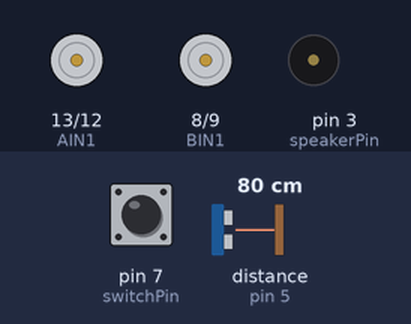
Simulated run of this sketch. Board: Arduino Uno, built with avr-gcc and run on an emulated ATmega328P. On the bench: motor-driver pin pairs drawn as motors (green arrow = first pin HIGH = forward, orange = second pin HIGH = backward, longer = more drive, scaled by the enable pin), buzzer (waves = sounding). Wiring (inferred from the names in the program): ultrasonic range finder: trigger pin 6; echo pin 5. Inputs (shaded band) come from the test bench; at power-on: pin 7 (switchPin) HIGH, distance to the obstacle (sensor on pin 5) 80 cm. The echo pulse lasts 58.3 µs per cm; what the sketch prints to the serial monitor is not drawn.

Above: at 1.2 s.
1.3 s: pin 7 (switchPin) pulled LOW for 0.15 s
At 1.75 s:
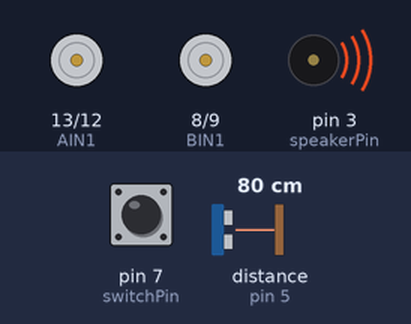
4.3 s: pin 7 (switchPin) pulled LOW for 3.2 s
At 8.8 s:
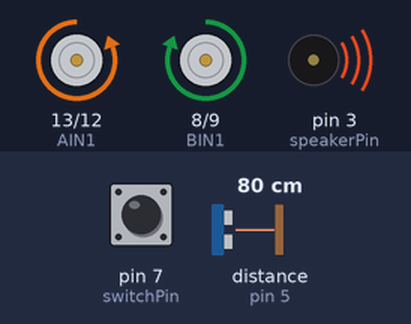
9.0 s: distance to the obstacle (sensor on pin 5) set to 4 cm
12.0 s: pin 7 (switchPin) pulled LOW for 1 s
At 34.4 s:
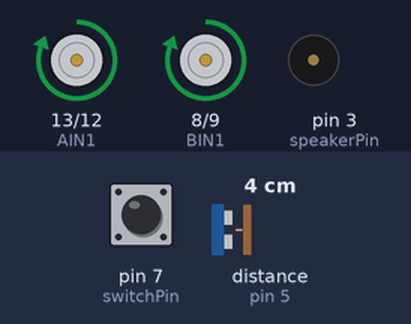
Timing chart, 0 to 56.9 s (numbered marks = the images above; inputs shaded):
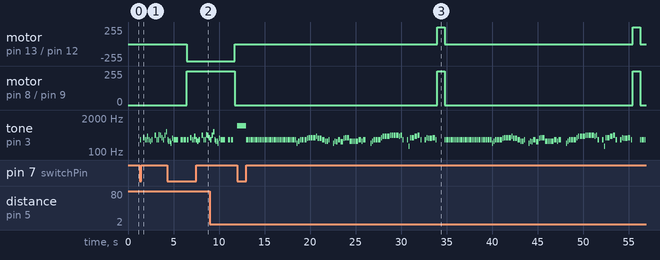

Measured:
- after the input at 1.3 s, tone on pin 3 (speakerPin): plays 294 Hz for 0.13 s, 349 Hz for 0.17 s, 294 Hz for 0.06 s, 294 Hz for 0.06 s, 392 Hz for 0.13 s, 294 Hz for 0.13 s … (17 notes in this stretch), starting at once
- after the input at 4.3 s, motor on pin 13 (AIN1) / pin 12 (AIN2): goes on until 6.5 s, then stays backward 255/255; motor on pin 8 (BIN1) / pin 9 (BIN2): goes on until 6.5 s, then stays forward 255/255
- after the input at 12.0 s, motor on pin 13 (AIN1) / pin 12 (AIN2), motor on pin 8 (BIN1) / pin 9 (BIN2): alternates forward 255/255 for 0.81 s and stopped for 20.7 s, starting after 22.0 s

The sketch:

Project2.ino
```cpp
#include "pitches.h" //add Equivalent frequency for musical note

#include "themes.h" //add Note vale and duration


//the right motor will be controlled by the motor A pins on the motor driver
const int AIN1 = 13;           //control pin 1 on the motor driver for the right motor
const int AIN2 = 12;            //control pin 2 on the motor driver for the right motor
const int PWMA = 11;            //speed control pin on the motor driver for the right motor

//the left motor will be controlled by the motor B pins on the motor driver
const int PWMB = 10;           //speed control pin on the motor driver for the left motor
const int BIN2 = 9;           //control pin 2 on the motor driver for the left motor
const int BIN1 = 8;           //control pin 1 on the motor driver for the left motor


//distance variables
const int trigPin = 6;
const int echoPin = 5;

int switchPin = 7;             //switch to turn the robot on and off
int speakerPin = 3;               //the pin that buzzer is connected to

float distance = 0;            //variable to store the distance measured by the distance sensor

//robot behaviour variables
int backupTime = 300;           //amount of time that the robot will back up when it senses an object
int turnTime = 200;             //amount that the robot will turn once it has backed up

/********************************************************************************/
void setup()
{
  pinMode(trigPin, OUTPUT);       //this pin will send ultrasonic pulses out from the distance sensor
  pinMode(echoPin, INPUT);        //this pin will sense when the pulses reflect back to the distance sensor

  pinMode(switchPin, INPUT_PULLUP);   //set this as a pullup to sense whether the switch is flipped


  //set the motor control pins as outputs
  pinMode(AIN1, OUTPUT);
  pinMode(AIN2, OUTPUT);
  pinMode(PWMA, OUTPUT);

  pinMode(BIN1, OUTPUT);
  pinMode(BIN2, OUTPUT);
  pinMode(PWMB, OUTPUT);

  Serial.begin(9600);                       //begin serial communication with the computer
  Serial.print("To infinity and beyond!");  //test the serial connection
}

/********************************************************************************/
void loop()
{
  //DETECT THE DISTANCE READ BY THE DISTANCE SENSOR
  distance = getDistance();

  Serial.print("Distance: ");
  Serial.print(distance);
  Serial.println(" in");              // print the units

  moving(distance);
}
void moving(float distance){

  if (digitalRead(switchPin) == LOW) { //if the on switch is flipped

    if (distance < 10) {              //if an object is detected
      //back up and turn
      Serial.print(" ");
      Serial.print("BACK!");
     tone(speakerPin, 1000, 500);
      //stop for a moment
      rightMotor(0);
      leftMotor(0);
      delay(200);
      Play_Pirates();
      //back up
      rightMotor(255);
      leftMotor(255);
      delay(backupTime);

      //turn away from obstacle
      rightMotor(255);
      leftMotor(255);
      delay(turnTime);

    } else {                        //if no obstacle is detected drive forward
      Serial.print(" ");
      Serial.print("Moving...");
      Play_CrazyFrog();

      rightMotor(-255);
      leftMotor(255);
    }
  } else {                        //if the switch is off then stop

    //stop the motors
    rightMotor(0);
    leftMotor(0);
  }

  delay(50);                      //wait 50 milliseconds between readings
}

/********************************************************************************/
void rightMotor(int motorSpeed)                       //function for driving the right motor
{
  if (motorSpeed > 0)                                 //if the motor should drive forward (positive speed)
  {
    digitalWrite(AIN1, HIGH);                         //set pin 1 to high
    digitalWrite(AIN2, LOW);                          //set pin 2 to low
  }
  else if (motorSpeed < 0)                            //if the motor should drive backward (negative speed)
  {
    digitalWrite(AIN1, LOW);                          //set pin 1 to low
    digitalWrite(AIN2, HIGH);                         //set pin 2 to high
  }
  else                                                //if the motor should stop
  {
    digitalWrite(AIN1, LOW);                          //set pin 1 to low
    digitalWrite(AIN2, LOW);                          //set pin 2 to low
  }
  analogWrite(PWMA, abs(motorSpeed));                 //now that the motor direction is set, drive it at the entered speed
}

/********************************************************************************/
void leftMotor(int motorSpeed)                        //function for driving the left motor
{
  if (motorSpeed > 0)                                 //if the motor should drive forward (positive speed)
  {
    digitalWrite(BIN1, HIGH);                         //set pin 1 to high
    digitalWrite(BIN2, LOW);                          //set pin 2 to low
  }
  else if (motorSpeed < 0)                            //if the motor should drive backward (negative speed)
  {
    digitalWrite(BIN1, LOW);                          //set pin 1 to low
    digitalWrite(BIN2, HIGH);                         //set pin 2 to high
  }
  else                                                //if the motor should stop
  {
    digitalWrite(BIN1, LOW);                          //set pin 1 to low
    digitalWrite(BIN2, LOW);                          //set pin 2 to low
  }
  analogWrite(PWMB, abs(motorSpeed));                 //now that the motor direction is set, drive it at the entered speed
}

/********************************************************************************/
//RETURNS THE DISTANCE MEASURED BY THE HC-SR04 DISTANCE SENSOR
float getDistance()
{
  float echoTime;                   //variable to store the time it takes for a ping to bounce off an object
  float calculatedDistance;         //variable to store the distance calculated from the echo time

  //send out an ultrasonic pulse that's 10ms long
  digitalWrite(trigPin, HIGH);
  delayMicroseconds(10);
  digitalWrite(trigPin, LOW);

  echoTime = pulseIn(echoPin, HIGH);      //use the pulsein command to see how long it takes for the
                                          //pulse to bounce back to the sensor

  calculatedDistance = echoTime / 148.0;  //calculate the distance of the object that reflected the pulse (half the bounce time multiplied by the speed of sound)

  return calculatedDistance;              //send back the distance that was calculated
}
void Play_CrazyFrog()

{

  for (int thisNote = 0; thisNote < (sizeof(CrazyFrog_note)/sizeof(int)); thisNote++) {


    int noteDuration = 1000 / CrazyFrog_duration[thisNote]; //convert duration to time delay

    tone(3, CrazyFrog_note[thisNote], noteDuration);


    int pauseBetweenNotes = noteDuration * 1.30;//Here 1.30 is tempo, decrease to play it faster

    delay(pauseBetweenNotes);

    noTone(3); //stop music on pin 8

    }

}
void Play_Pirates()

{

  for (int thisNote = 0; thisNote < (sizeof(Pirates_note)/sizeof(int)); thisNote++) {


    int noteDuration = 1000 / Pirates_duration[thisNote];//convert duration to time delay

    tone(3, Pirates_note[thisNote], noteDuration);
    moving(distance);

    int pauseBetweenNotes = noteDuration * 1.05; //Here 1.05 is tempo, increase to play it slower

    delay(pauseBetweenNotes);

    noTone(3); //stop music on pin 8

    }

}
```

pitches.h
```cpp
#define NOTE_B0  31
#define NOTE_C1  33
#define NOTE_CS1 35
#define NOTE_D1  37
#define NOTE_DS1 39
#define NOTE_E1  41
#define NOTE_F1  44
#define NOTE_FS1 46
#define NOTE_G1  49
#define NOTE_GS1 52
#define NOTE_A1  55
#define NOTE_AS1 58
#define NOTE_B1  62
#define NOTE_C2  65
#define NOTE_CS2 69
#define NOTE_D2  73
#define NOTE_DS2 78
#define NOTE_E2  82
#define NOTE_F2  87
#define NOTE_FS2 93
#define NOTE_G2  98
#define NOTE_GS2 104
#define NOTE_A2  110
#define NOTE_AS2 117
#define NOTE_B2  123
#define NOTE_C3  131
#define NOTE_CS3 139
#define NOTE_D3  147
#define NOTE_DS3 156
#define NOTE_E3  165
#define NOTE_F3  175
#define NOTE_FS3 185
#define NOTE_G3  196
#define NOTE_GS3 208
#define NOTE_A3  220
#define NOTE_AS3 233
#define NOTE_B3  247
#define NOTE_C4  262
#define NOTE_CS4 277
#define NOTE_D4  294
#define NOTE_DS4 311
#define NOTE_E4  330
#define NOTE_F4  349
#define NOTE_FS4 370
#define NOTE_G4  392
#define NOTE_GS4 415
#define NOTE_A4  440
#define NOTE_AS4 466
#define NOTE_B4  494
#define NOTE_C5  523
#define NOTE_CS5 554
#define NOTE_D5  587
#define NOTE_DS5 622
#define NOTE_E5  659
#define NOTE_F5  698
#define NOTE_FS5 740
#define NOTE_G5  784
#define NOTE_GS5 831
#define NOTE_A5  880
#define NOTE_AS5 932
#define NOTE_B5  988
#define NOTE_C6  1047
#define NOTE_CS6 1109
#define NOTE_D6  1175
#define NOTE_DS6 1245
#define NOTE_E6  1319
#define NOTE_F6  1397
#define NOTE_FS6 1480
#define NOTE_G6  1568
#define NOTE_GS6 1661
#define NOTE_A6  1760
#define NOTE_AS6 1865
#define NOTE_B6  1976
#define NOTE_C7  2093
#define NOTE_CS7 2217
#define NOTE_D7  2349
#define NOTE_DS7 2489
#define NOTE_E7  2637
#define NOTE_F7  2794
#define NOTE_FS7 2960
#define NOTE_G7  3136
#define NOTE_GS7 3322
#define NOTE_A7  3520
#define NOTE_AS7 3729
#define NOTE_B7  3951
#define NOTE_C8  4186
#define NOTE_CS8 4435
#define NOTE_D8  4699
#define NOTE_DS8 4978
```

themes.h
```cpp
///*
// * The themes given below were converted from the piano sheet music
// * Code by : B.Aswinth Raj
// * Dated: 15-06-2017
// * Website: CircuitDigest.com
// */

//##############**"HE IS A PIRATE" Theme song of Pirates of caribbean**##############//
int Pirates_note[] = {
NOTE_D4, NOTE_D4, NOTE_D4, NOTE_D4, NOTE_D4, NOTE_D4, NOTE_D4, NOTE_D4,
NOTE_D4, NOTE_D4, NOTE_D4, NOTE_D4, NOTE_D4, NOTE_D4, NOTE_D4, NOTE_D4,
NOTE_D4, NOTE_D4, NOTE_D4, NOTE_D4, NOTE_D4, NOTE_D4, NOTE_D4, NOTE_D4,
NOTE_A3, NOTE_C4, NOTE_D4, NOTE_D4, NOTE_D4, NOTE_E4, NOTE_F4, NOTE_F4,
NOTE_F4, NOTE_G4, NOTE_E4, NOTE_E4, NOTE_D4, NOTE_C4, NOTE_C4, NOTE_D4,
0, NOTE_A3, NOTE_C4, NOTE_B3, NOTE_D4, NOTE_B3, NOTE_E4, NOTE_F4,
NOTE_F4, NOTE_C4, NOTE_C4, NOTE_C4, NOTE_C4, NOTE_D4, NOTE_C4,
NOTE_D4, 0, 0, NOTE_A3, NOTE_C4, NOTE_D4, NOTE_D4, NOTE_D4, NOTE_F4,
NOTE_G4, NOTE_G4, NOTE_G4, NOTE_A4, NOTE_A4, NOTE_A4, NOTE_A4, NOTE_G4,
NOTE_A4, NOTE_D4, 0, NOTE_D4, NOTE_E3, NOTE_F4, NOTE_F4, NOTE_G4, NOTE_A4,
NOTE_D4, 0, NOTE_D4, NOTE_F4, NOTE_E4, NOTE_E4, NOTE_F4, NOTE_D4
};
int Pirates_duration[] = {
4,8,4,8,4,8,8,8,8,4,8,4,8,4,8,8,8,8,4,8,4,8,
4,8,8,8,8,4,4,8,8,4,4,8,8,4,4,8,8,
8,4,8,8,8,4,4,8,8,4,4,8,8,4,4,8,4,
4,8,8,8,8,4,4,8,8,4,4,8,8,4,4,8,8,
8,4,8,8,8,4,4,4,8,4,8,8,8,4,4,8,8
};
//###########End of He is a Pirate song#############//


//##############**"Crazy Frog" song of Crazy frog album**##############//
int CrazyFrog_note[] = {
  NOTE_D4, 0, NOTE_F4, NOTE_D4, 0, NOTE_D4, NOTE_G4, NOTE_D4, NOTE_C4,
  NOTE_D4, 0, NOTE_A4, NOTE_D4, 0, NOTE_D4, NOTE_AS4, NOTE_A4, NOTE_F4,
  NOTE_D4, NOTE_A4, NOTE_D5, NOTE_D4, NOTE_C4, 0, NOTE_C4, NOTE_A3, NOTE_E4, NOTE_D4,
  0,NOTE_D4,NOTE_D4
};
int CrazyFrog_duration[] = {
  8, 8, 6, 16, 16, 16, 8, 8, 8,
  8, 8, 6, 16, 16, 16, 8, 8, 8,
  8, 8, 8, 16, 16, 16, 16, 8, 8, 2,
  8,4,4
};
//###########End of Crazy Frog#############//


//##############**"Mario underworld" **##############//
int MarioUW_note[] = {
  NOTE_C4, NOTE_C5, NOTE_A3, NOTE_A4,NOTE_AS3, NOTE_AS4, 0, 0,
  NOTE_C4, NOTE_C5, NOTE_A3, NOTE_A4, NOTE_AS3, NOTE_AS4, 0,0,
  NOTE_F3, NOTE_F4, NOTE_D3, NOTE_D4,NOTE_DS3, NOTE_DS4, 0, 0,
  NOTE_F3, NOTE_F4, NOTE_D3, NOTE_D4,NOTE_DS3, NOTE_DS4, 0,
  0, NOTE_DS4, NOTE_CS4, NOTE_D4,
  NOTE_CS4, NOTE_DS4, NOTE_DS4, NOTE_GS3, NOTE_G3, NOTE_CS4,
  NOTE_C4, NOTE_FS4, NOTE_F4, NOTE_E3, NOTE_AS4, NOTE_A4,
  NOTE_GS4, NOTE_DS4, NOTE_B3,  NOTE_AS3, NOTE_A3, NOTE_GS3,0, 0, 0
};
int MarioUW_duration[] = {
 12, 12, 12, 12,12, 12, 6,3,
 12, 12, 12, 12, 12, 12, 6, 3,
 12, 12, 12, 12, 12, 12, 6,
 3, 12, 12, 12, 12,
 12, 12, 6, 6, 18, 18, 18,
 6, 6, 6, 6,6, 6,
 18, 18, 18, 18, 18, 18, 10, 10, 10,
 10, 10, 10, 3, 3, 3
};
//###########End of Mario underworld#############//


//##############**"Titanic" **##############//
int Titanic_note[] = {
NOTE_E4, NOTE_B4, NOTE_E5, NOTE_E5, NOTE_E5, NOTE_B4, NOTE_E4, NOTE_E4, NOTE_B4, NOTE_E5, NOTE_E5, NOTE_E5, NOTE_B4, NOTE_E4, NOTE_E4, NOTE_B4, NOTE_E5, NOTE_E5, NOTE_E5, NOTE_B4, NOTE_E4,
NOTE_E4, NOTE_B4, NOTE_E5, NOTE_E5, NOTE_E5, NOTE_D5, NOTE_E4, NOTE_B4, NOTE_E5, NOTE_E5, NOTE_E5, NOTE_B4, NOTE_E4, NOTE_E4, NOTE_B4, NOTE_E5, NOTE_E5, NOTE_E5, NOTE_B4, NOTE_F5,
NOTE_E4, NOTE_B4, NOTE_E5, NOTE_E5, NOTE_E5, NOTE_B4, NOTE_E4,
NOTE_E4, NOTE_B4, NOTE_E5, NOTE_E5, NOTE_E5, NOTE_D5, NOTE_E5, NOTE_E4, NOTE_E4, NOTE_E4, NOTE_D4, NOTE_B3, NOTE_E4, NOTE_E4, NOTE_E4, NOTE_B3, NOTE_E4,
NOTE_D4, NOTE_E4, NOTE_F4, NOTE_G4, NOTE_F4, NOTE_E4, NOTE_E4, NOTE_E4, NOTE_E4


};
int Titanic_duration[] = {
8,8,8,8,8,8,4,8,8,8,8,8,8,4,8,8,8,8,8,8,4,8,8,8,8,4,4,8,8,8,8,8,8,4,8,8,8,8,8,8,4,8,8,8,8,8,8,1,
8,8,8,8,4,4,4,8,4,4,8,8,8,8,4,8,8,4,8,4,8,8,4,8,4,1


};
//###########End of Titanic#############//
```
